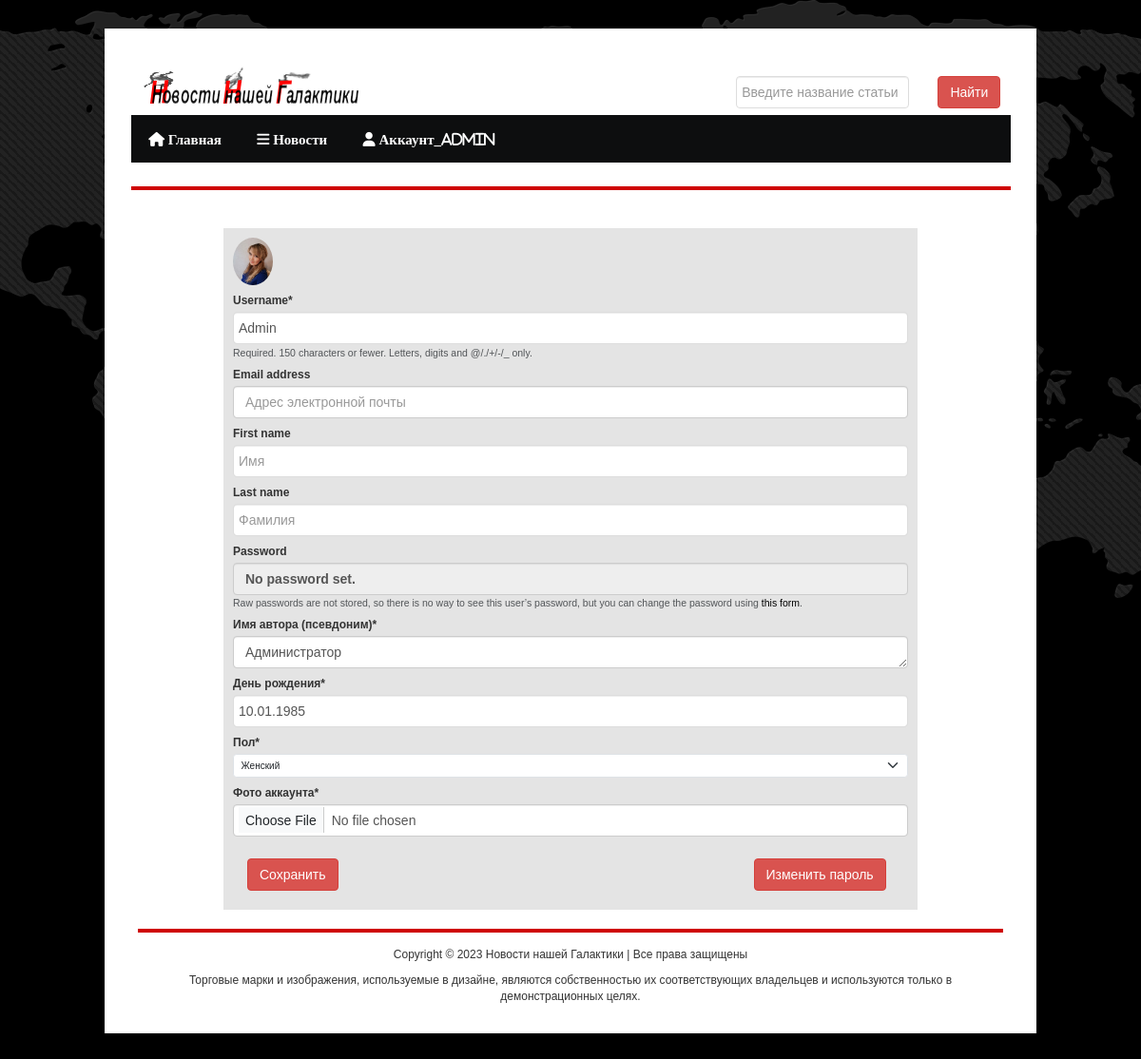
The page /users/profile/update (signed in) on the database its author committed.
### users/models.py (models this page shows, shortened)
class Account(models.Model):
    gender_choices = (('М', 'Мужской'),
                      ('Ж', 'Женский'),
                      ('N/A', 'Не определен'))
    user = models.OneToOneField(User, on_delete=models.CASCADE,
                                primary_key=True, verbose_name='Пользователь')
    nickname = models.CharField(max_length=100, verbose_name='Имя автора (псевдоним)')
    birthdate = models.DateField(null=True, verbose_name='День рождения')
    gender = models.CharField(choices=gender_choices, max_length=20, verbose_name='Пол', null=True)
    account_image = models.ImageField(default='default.jpg',
                                      upload_to='account_images', verbose_name='Фото аккаунта')
    class Meta:
        ordering = ['user','gender']
        verbose_name = 'Аккаунт'
        verbose_name_plural = 'Аккаунты'

### users/views.py (the view)
# urls.py: path('profile/update', views.profile_update, name='profile_update'),
def profile_update(request):
    user = request.user
    account = Account.objects.get(user=user)
    if request.method == "POST":
        user_form = UserUpdateForm(request.POST, instance=user, exclude=['password'])
        account_form = AccountUpdateForm(request.POST, request.FILES, instance=account)
        if user_form.is_valid() and account_form.is_valid():
            user_form.save()
            account_form.save()
            messages.success(request,"Профиль успешно обновлен")
            return redirect('profile_update')
        else:
            pass
    else:
        context = {'account_form':AccountUpdateForm(instance=account),
                   'user_form':UserUpdateForm(instance=user),
                   }
    return render(request,'users/edit_profile.html',context)

### users/forms.py (shortened to what this page needs)
class AccountUpdateForm(ModelForm):
    class Meta:
        model = Account
        fields = ['nickname','birthdate','gender','account_image']
        widgets = {
            'nickname': Textarea(attrs={'cols': 80, 'rows': 1}),
            'birthdate': DateInput(attrs={'auto_create': True}),
            'gender': Select(),
            'account_image': FileInput(),
        }

class UserUpdateForm(UserChangeForm):
    class Meta:
        model = User
        fields = ['username','email','first_name','last_name']
        widgets = {
            'username': TextInput(attrs={'class': 'input', 'placeholder': 'Логин'}),
            'email': EmailInput(attrs={'class': 'input','placeholder': 'Адрес электронной почты'}),
            'first_name': TextInput(attrs={'class': 'input', 'placeholder': 'Имя'}),
            'last_name': TextInput(attrs={'class': 'input', 'placeholder': 'Фамилия'}),
        }

### users/templates/users/edit_profile.html (shortened to what this page needs)
<!DOCTYPE html PUBLIC "-//W3C//DTD XHTML 1.0 Transitional//EN"
        "http://www.w3.org/TR/xhtml1/DTD/xhtml1-transitional.dtd">
{% load static %}
{% load bootstrap5 %}
{% load crispy_forms_tags %}
<html xmlns="http://www.w3.org/1999/xhtml">
<html lang="ru">
<head>
    {%bootstrap_css%}
    <link rel="stylesheet" type="text/css" href="{% static 'main/' %}assets/font/font-awesome.min.css"/>
    <link rel="stylesheet" type="text/css" href="{% static 'main/' %}assets/font/font.css"/>
    <link rel="stylesheet" type="text/css" href="{% static 'main/' %}assets/css/bootstrap.min.css" media="screen"/>
    <link rel="stylesheet" type="text/css" href="{% static 'main/' %}assets/css/style.css" media="screen"/>
    <link rel="stylesheet" type="text/css" href="{% static 'main/' %}assets/css/responsive.css" media="screen"/>
    <link rel="stylesheet" type="text/css" href="{% static 'main/' %}assets/css/jquery.bxslider.css" media="screen"/>
</head>
<body>
<div class="body_wrapper">
    <div class="center">
        {% block header %} {% include 'main/header.html' %} {% endblock %}
        <div class="content_area">
            <h2 class="title"></h2>
            <div class="container">
                <div class="row">
                    <div class="content_area">
                        <div class="inner_footer_top">
                            <div class="single_sidebar">
                                <div class="news-letter">
                                    <p>
                                        <img src="{{ request.user.account.account_image.url }}"
                                             style="margin:auto; height:50px; width:auto;border-radius: 50%"/>
                                    </p>
                                    <div class="container-fluid>">
                                        <form method="post" enctype="multipart/form-data">
                                            {{ user_form|crispy }}
                                            {{ account_form|crispy }}<br>
                                            <div class="col-lg-9">
                                                <p><input class="btn btn-danger" type="submit" value="Сохранить"></p>
                                            </div>
                                        </form>
                                        <div class="col-lg-3">
                                            <p><a href="{% url 'password' %}"><input class="btn btn-danger"
                                                                                     type="submit"
                                                                                     value="Изменить пароль"></a></p>
                                        </div>
                                    </div>
                                </div>
                            </div>
                        </div>
                        <h2 class="title"></h2>
                    </div>
                </div>
                {% block footer %} {% include 'main/footer.html' %} {% endblock %}
            </div>
        </div>
<link rel="stylesheet" href="https://ajax.googleapis.com/ajax/libs/jqueryui/1.11.4/themes/smoothness/jquery-ui.css">
</body>
</html>

### main/templates/main/sidebar.html (shortened to what this page needs)
{% load static %}
<div class="main_menu_area">
    <ul id="nav">
        <li><a href="{% url 'home' %}"><i class="fa-solid fa-house"> Главная</i></a>
        </li>
        <li><a href="{% url 'news_index' %}"><i class="fa-solid fa-bars"> Новости</i></a>
        </li>
        {% if request.user.id %}
        <li><a href="{% url 'profile_update' %}"><i class="fa-solid fa-user"> Аккаунт_{{ user }}</i></a>
        </li>
        {% endif %}
    </ul>
</div>

### static/main/assets/css/style.css (style rules this page uses)
* { margin:0; padding:0 }
body { font-family:Arial; font-size:12px; line-height:13px; background:url("images/site_bg.png") top center no-repeat fixed #000 }
a { color:#000; text-decoration:none }
input[type=text], input[type=password], textarea { border:1px solid #ddd; padding:5px }
input[type=submit] h1, h2, h4, h5, h6 { font-weight:normal; margin:0 0 15px }
h2 { font-size:25px; line-height:30px }
img { max-width:100%; height:auto }
.center { width:980px; display:block; margin:0 auto; padding:20px; background:#fff; transition:all 1.3s ease 0s; -moz-transition:all 1.3s ease 0s; -webkit-transition:all 1.3s ease 0s; -o-transition:all 1.3s ease 0s; -ms-transition:all 1.3s ease 0s }
div { overflow:hidden }
#nav { display:block }
.body_wrapper { background:url("images/body_bg.png") repeat; margin-top:30px; margin-bottom:30px }
.main_menu_area { overflow:visible; background:#0D0E0F; min-height:50px }
.main_menu_area ul { margin:0; padding:0; list-style:none }
.main_menu_area ul li { float:left; position:relative }
.main_menu_area ul li a { color:#FFF; display:block; font-family:'bebasregular'; font-size:15px; padding:18px 18.7px }
.content_area { margin-top:25px }
.title { border-bottom:4px solid #CF0000; font-family:'bebasregular'; font-size:20px; word-spacing:2px }
.single_sidebar { margin-bottom:20px }
.news-letter { padding:10px; background:#E4E4E4 }
.inner_footer_top { width:730px; margin:0 auto }

### rows shown on the page
Account: nickname "Администратор", birthdate "10.01.1985", gender "Женский"

### other values the page prints
{{ user }} "Admin"
